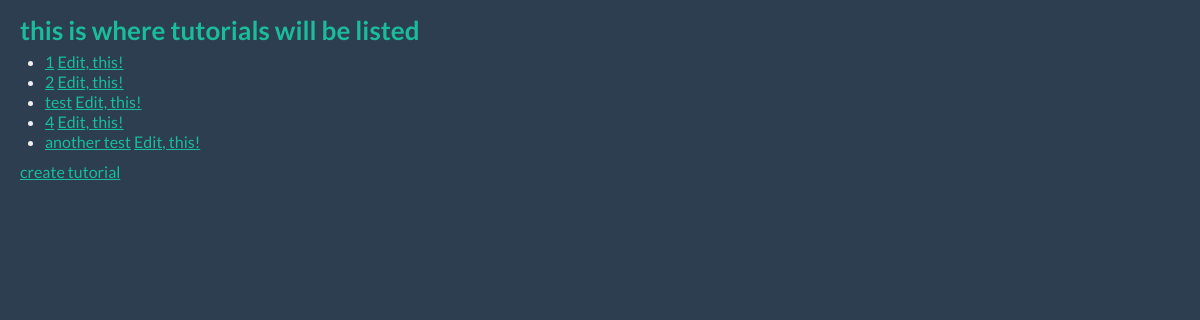
The app's page /tutorials (signed in) with its own data.
### model.py (models this page shows)
class Tutorial(Base):
	__tablename__ = "tutorials"
	id = Column(Integer, primary_key = True)
	user_id = Column(Integer, ForeignKey('users.id'))
	title = Column(Text, nullable = True)
	tutorial = Column(Text, nullable = True)
	user = relationship("User", backref=backref("tutorials", order_by = id))

### unicorncode.py (the view)
@app.route("/tutorials")
def list_tutorials():
	if g.user_id:
		tutorials = db_session.query(Tutorial).all()
	return render_template("list_tutorials.html", tutorials=tutorials)

### unicorncode.py (called while the page is built)
@app.teardown_request
def shutdown_session(exception = None):
    db_session.remove()

@app.before_request
def load_user_id():
    g.user_id = session.get('user_id')

### templates/list_tutorials.html
{% extends "admin_layout.html" %}
{% block body %}
<div class="container-fluid">
<h2> this is where tutorials will be listed </h2>
<ul>
	{% for tutorial in tutorials %}
	<a href="{{url_for("view_tutorial", id=tutorial.id)}}">
	<li>{{tutorial.title}}</a>
		<a href="{{ url_for('edit_tutorial', id=tutorial.id) }}">Edit, this!</a></li>
	{% endfor %}
</ul>
<p><a href="{{ url_for('new_tutorial') }}">create tutorial</a></p>
{% endblock %}

### static/css/flat-ui.css (style rules this page uses)
body { color: #ECF0F1; font: 16px/1.231 "Lato", sans-serif; height:100%; }
a { color: #1abc9c; text-decoration: underline; -webkit-transition: 0.25s; -moz-transition: 0.25s; -o-transition: 0.25s; transition: 0.25s; -webkit-backface-visibility: hidden; }
h2 { font-size: 26px; font-weight: 700; margin-bottom: 2px; color: #1ABC9C; }

### records on screen
Tutorial: title "1"
Tutorial: title "2"
Tutorial: title "test"
Tutorial: title "4"
Tutorial: title "another test"
